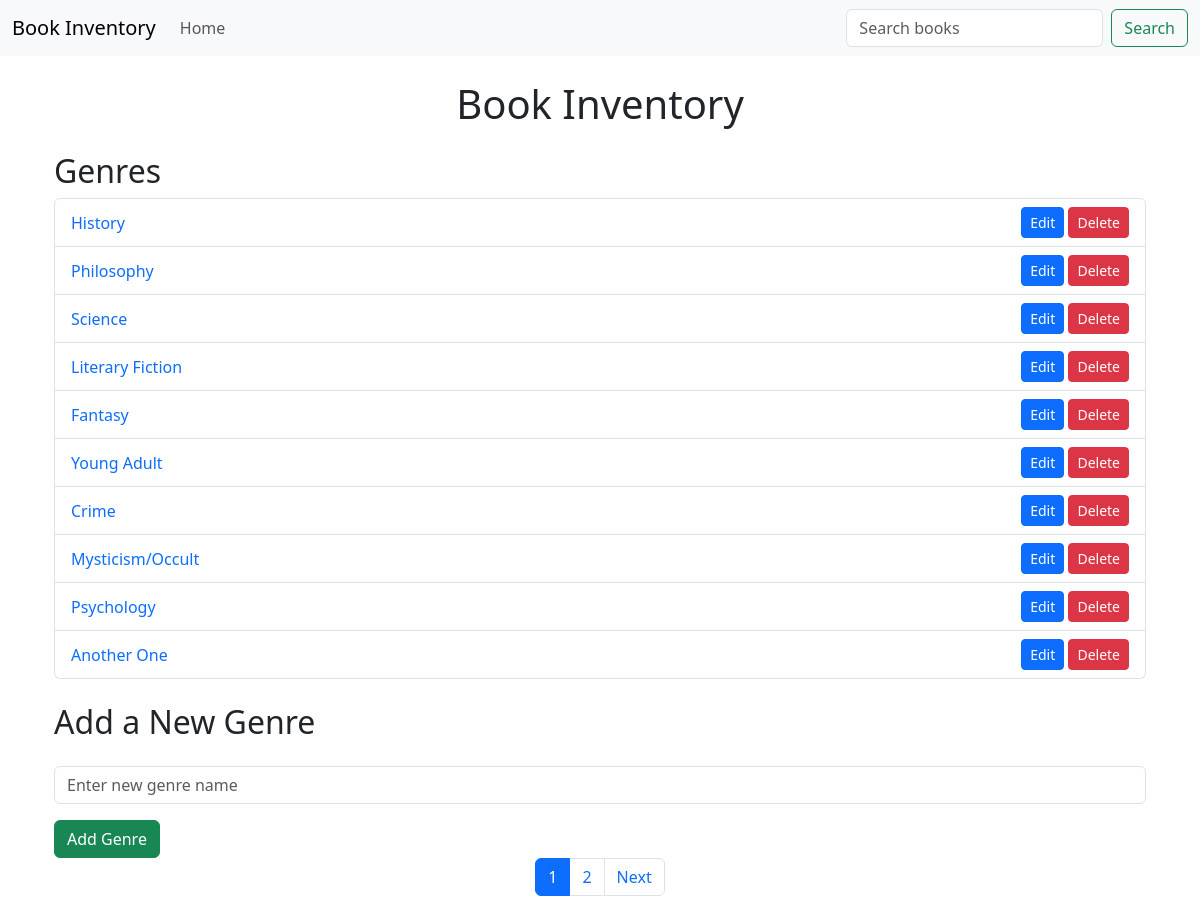
Before: / with the older database file.
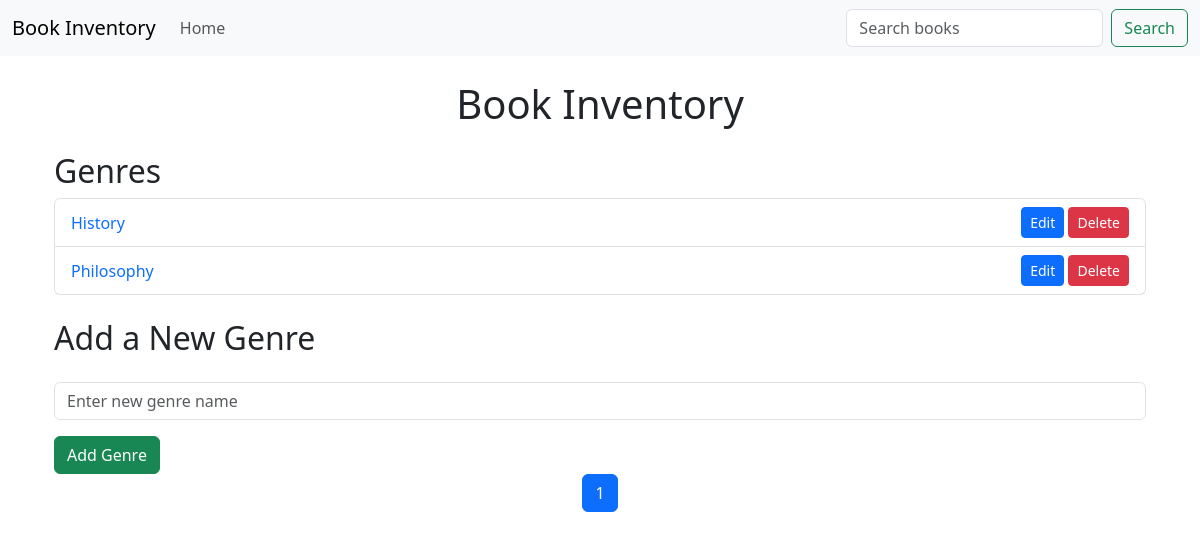
After: the same page with the newer database file.
### models/book.py (models this page shows)
class Genre(db.Model):
    __tablename__ = 'genres'
    id = db.Column(db.Integer, primary_key=True)
    name = db.Column(db.String(100), unique=True, nullable=False)
    books = db.relationship('Book', backref='genre',
                            cascade="all, delete-orphan", lazy=True)

### app.py (the view)
@app.route('/')
def index():
    page = request.args.get('page', 1, type=int)
    genres = Genre.query.paginate(page=page, per_page=10)
    return render_template('home.html', genres=genres)

### templates/home.html (shortened to what this page needs)
{%extends 'layout.html'%} {%block body %}
<div class="container my-4">
  <h1 class="text-center mb-4">Book Inventory</h1>
  <h2>Genres</h2>
  <ul class="list-group mb-4">
    {% for genre in genres %}
    <li
      class="list-group-item d-flex justify-content-between align-items-center"
    >
      <div>
        <a
          href="{{ url_for('view_genre', genre_name=genre.name.replace(' ', '-')) }}"
          class="text-decoration-none"
        >
          {{ genre.name }}
        </a>
      </div>
      <div>
        <a
          href="{{ url_for('edit_genre', genre_id=genre.id) }}"
          class="btn btn-sm btn-primary"
          >Edit</a
        >
        <form
          action="{{ url_for('delete_genre', genre_id=genre.id) }}"
          method="POST"
          style="display: inline"
        >
          <button
            type="submit"
            class="btn btn-sm btn-danger"
            onclick="return confirm('Are you sure you want to delete this genre?');"
          >
            Delete
          </button>
        </form>
      </div>
    </li>
    {% endfor %}
  </ul>
  <h2 class="my-4">Add a New Genre</h2>
  <form
    action="{{ url_for('add_genre') }}"
    method="POST"
    class="needs-validation"
    novalidate
  >
    <div class="mb-3">
      <input
        type="text"
        name="name"
        class="form-control"
        placeholder="Enter new genre name"
        required
      />
    </div>
    <button type="submit" class="btn btn-success">Add Genre</button>
  </form>
  <nav aria-label="Page navigation">
    <ul class="pagination justify-content-center">
      {% for page_num in genres.iter_pages(left_edge=1, right_edge=1, left_current=2, right_current=2) %}
      {% if page_num %}
      <li class="page-item {% if page_num == genres.page %}active{% endif %}">
        <a class="page-link" href="{{ url_for('index', page=page_num) }}">{{ page_num }}</a>
      </li>
      {% else %}
      <li class="page-item disabled"><span class="page-link">...</span></li>
      {% endif %}
      {% endfor %}
      {% if genres.has_next %}
      <li class="page-item">
        <a class="page-link" href="{{ url_for('index', page=genres.next_num) }}">Next</a>
      </li>
      {% endif %}
    </ul>
  </nav>
</div>
</div>
{% endblock%}

### templates/layout.html (shortened to what this page needs)
<!DOCTYPE html>
<html lang="en">
  <head>
    <link
      rel="stylesheet"
      href="https://cdn.jsdelivr.net/npm/bootstrap@5.3.3/dist/css/bootstrap.min.css"
    />
  </head>
  <body>
    {%include 'includes/_navbar.html'%}
    <div class="container">
       {%block body %} {% endblock%}
  </body>
</html>

### templates/includes/_navbar.html (shortened to what this page needs)
<nav class="navbar navbar-expand-lg navbar-light bg-light">
  <div class="container-fluid">
    <a class="navbar-brand" href="{{ url_for('index') }}">Book Inventory</a>
    <div class="collapse navbar-collapse" id="navbarNav">
      <ul class="navbar-nav">
        <li class="nav-item">
          <a class="nav-link" href="{{ url_for('index') }}">Home</a>
        </li>
      </ul>
    </div>
    <form class="d-flex" method="GET" action="{{ url_for('search') }}">
      <input
        class="form-control me-2"
        type="search"
        name="q"
        placeholder="Search books"
        aria-label="Search"
      />
      <button class="btn btn-outline-success" type="submit">Search</button>
    </form>
  </div>
</nav>

Changed rows visible on the page:
removed Genre: name "Science"
removed Genre: name "Literary Fiction"
removed Genre: name "Fantasy"
removed Genre: name "Young Adult"
removed Genre: name "Crime"
removed Genre: name "Mysticism/Occult"
removed Genre: name "Psychology"
removed Genre: name "Another One"
Other visible differences:
list line gone: "2"
text no longer shown: "Next"
